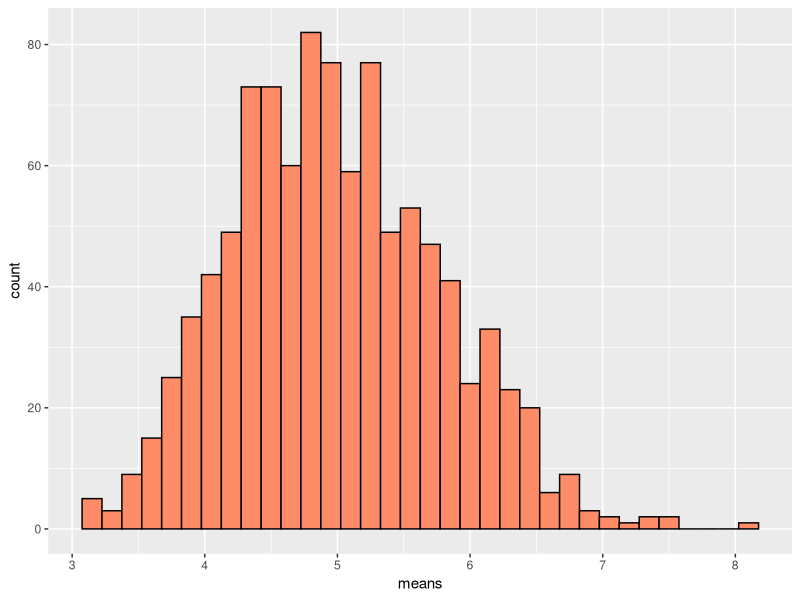
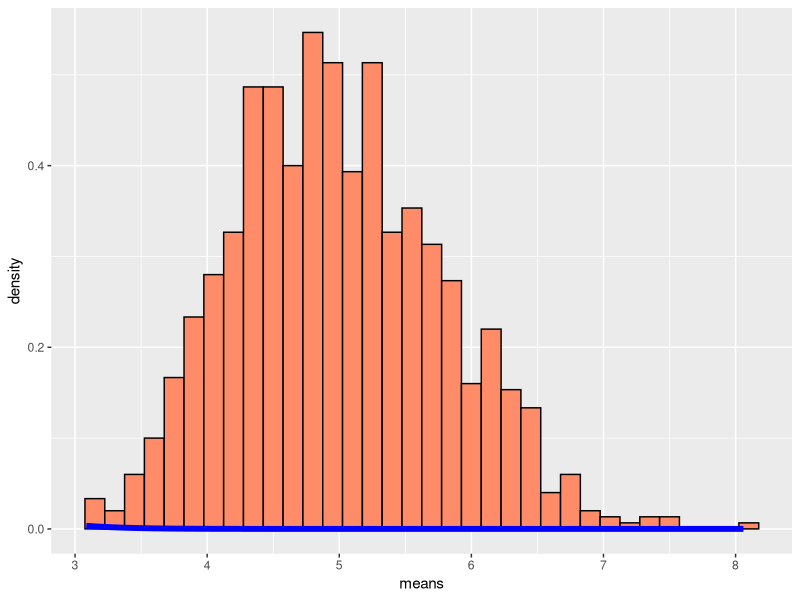

Reproduce these figures in R, in order.
## ---- chunk 1
library(knitr)
opts_chunk$set(fig.width=8, fig.height=4,  warning=FALSE, message=FALSE)
## ---- chunk 2
library(ggplot2)
## ---- chunk 3
lambda <- 0.2 
n <- 40 
noSimulations <- 1000 
## ---- chunk 4
set.seed(1)
## ---- chunk 5
simulationResults <- matrix(data=rexp(n * noSimulations, lambda), nrow=noSimulations)
simulationMeans <- data.frame(means=rowMeans(simulationResults))
## ---- chunk 6
g <- ggplot(data = simulationMeans, aes(x = means))  
g <- g + geom_histogram(fill = "salmon1",
                        binwidth = 0.15,
                        color = "black") 
g
## ---- chunk 7
mu <- 1/lambda
mu
## ---- chunk 8
meanOfMeans <- mean(simulationMeans$means)
meanOfMeans
## ---- chunk 9
sigma <- 1/lambda/sqrt(n)
sigma
## ---- chunk 10
sigma2 <- sigma^2
sigma2
## ---- chunk 11
sdOfSimulation <- sd(simulationMeans$means)
sdOfSimulation

varOfSimulation <- var(simulationMeans$means)
varOfSimulation
## ---- chunk 12
g <- ggplot(data = simulationMeans,
            aes(x = means)) 
g <- g + geom_histogram(aes(y = ..density..),
                        fill = "salmon1", 
                        binwidth = 0.15,
                        color = "black")
g <- g + stat_function(fun = dnorm,
                       arg = list(mean = mu , sd = sigma),
                       colour = "blue",
                       size = 2)
g
